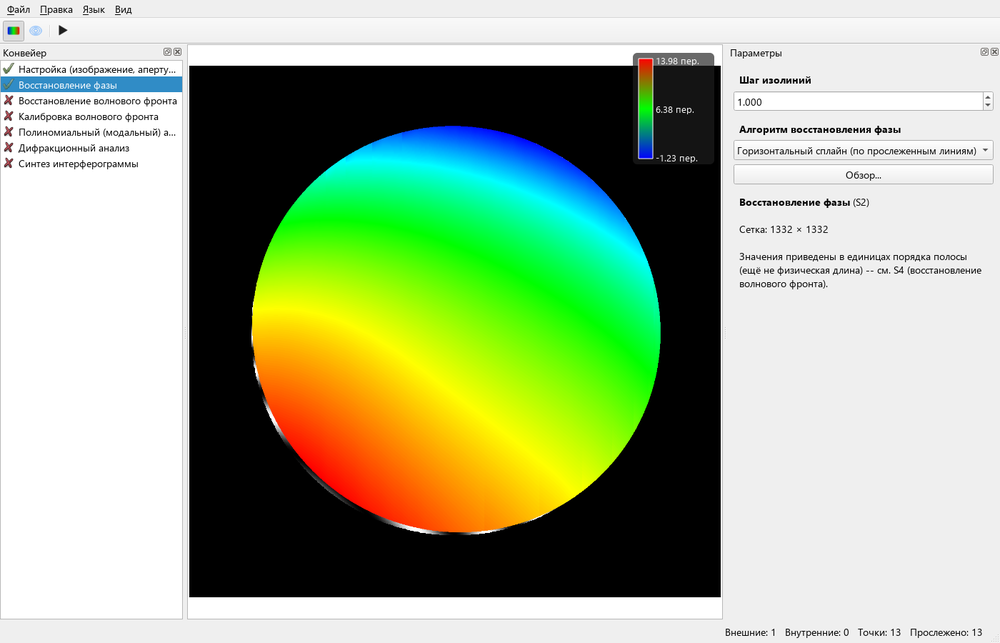
#> input picture notes/audit/scan360-phase-fixed.png, 1000 x 643 px, shrunk from 1400 x 900 before the run
$ python -i psi_real_series.py   (imports and definitions only)
#> lines starting #> are read from the running program, lines starting #| are printed output that depends on the picture; after the words box and inside, x2 and y2 are one past the last pixel; in counts of white or black regions, pixels touching at a corner belong together
"""Inspect an IDF series and compare the actual DigitQt PSI modes/apertures.

Requires numpy, scipy, Pillow, matplotlib and a built psi_check. All generated
files go to --output. Original frames/IDF are read only. No ground-truth accuracy
is inferred from residuals on real images.
"""
import argparse
import json
import os
from pathlib import Path
import subprocess

import matplotlib
# [1 line not run here, left out]
import matplotlib.pyplot as plt
import numpy as np
from PIL import Image
from scipy import ndimage, optimize


def disk_fit(image, foreground_level=30):
    # Appropriate only for this dataset's bright circular pupil on dark backing.
    foreground = image > foreground_level
    labels, _ = ndimage.label(foreground)
    counts = np.bincount(labels.ravel())
    counts[0] = 0
    pupil = ndimage.binary_fill_holes(labels == counts.argmax())
    edge = pupil & ~ndimage.binary_erosion(pupil)
    y, x = np.nonzero(edge)
    start = [x.mean(), y.mean(), np.sqrt(pupil.sum()/np.pi)]
    fit = optimize.least_squares(
        lambda p: np.hypot(x-p[0], y-p[1])-p[2], start, loss="soft_l1", f_scale=1)
    return fit.x, pupil


# [97 lines left out: function main, not called in this run]


# [2 lines not run here, left out]

>>> import cv2
>>> picture = cv2.imread('scan360-phase-fixed.png', cv2.IMREAD_GRAYSCALE)
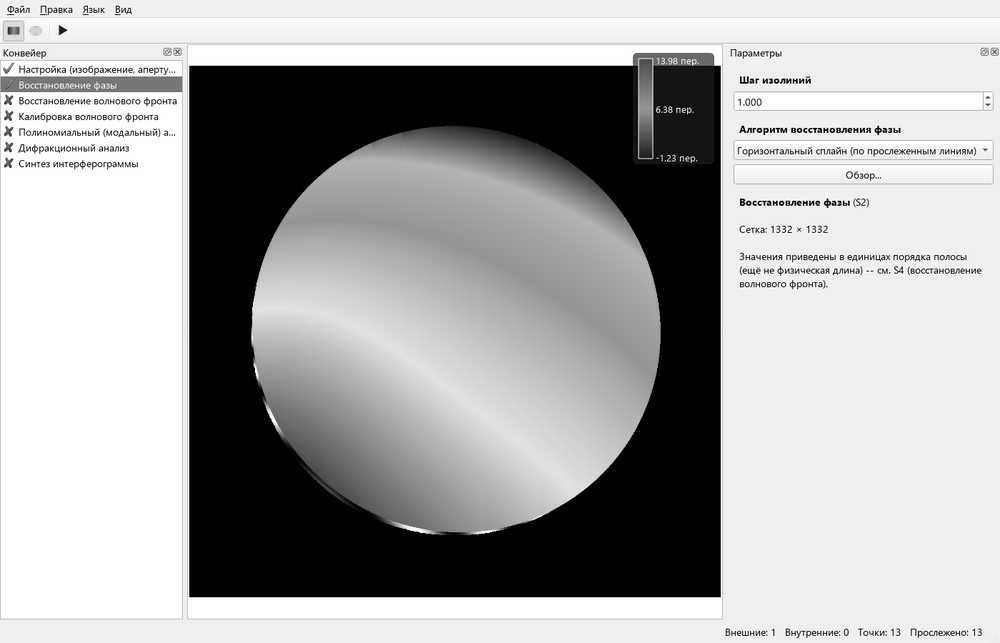
#> picture: shape (643, 1000); min 0, max 255, mean 169.3
>>> result = disk_fit(picture)
#> in disk_fit, `foreground = image > foreground_level`:
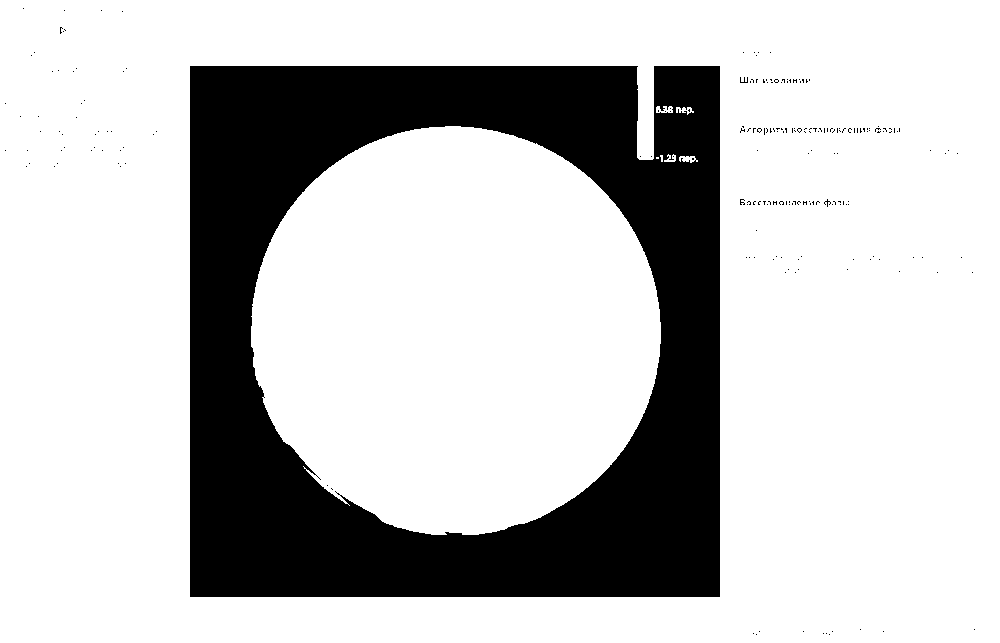
#> foreground: shape (643, 1000) bool; 76.9% white; 210 black regions (208 under 20 px), largest, box (x1, y1, x2, y2) and area: (190, 66, 720, 597) 148053, (740, 77, 748, 83) 23
#> in disk_fit, `labels, _ = ndimage.label(foreground)`:
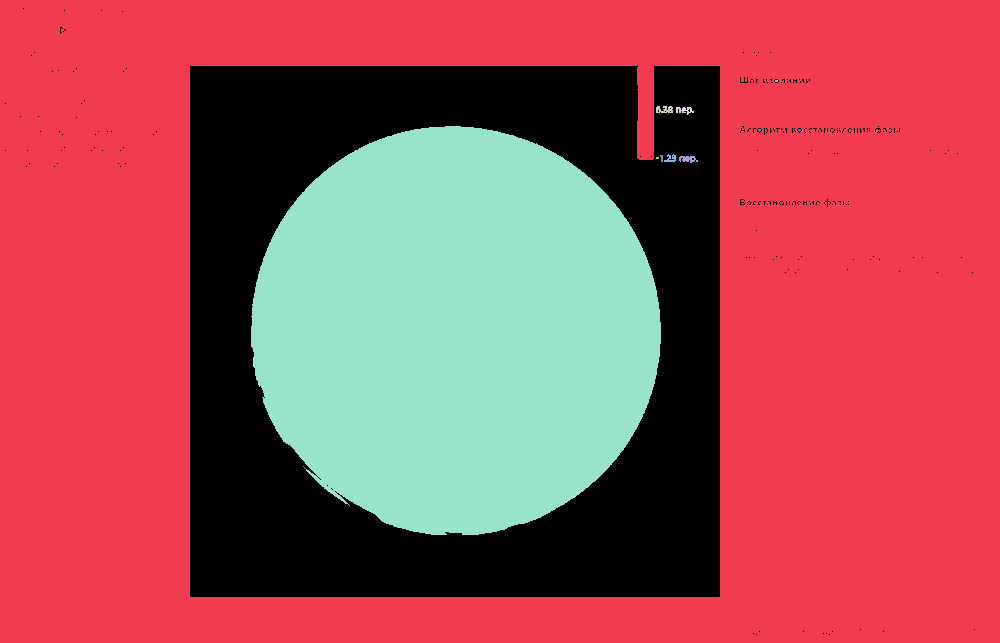
#> labels: shape (643, 1000) int32; 17 distinct labels, from 0 to 16; one colour per label, 0 black
#> in disk_fit, `counts = np.bincount(labels.ravel())`: counts = 17 values, max 362528 at index 1, min 1 at index 13, mean 37823.5
#> in disk_fit, `pupil = ndimage.binary_fill_holes(labels == counts.argmax())`: pupil: shape (643, 1000) bool; every value is 1
#> in disk_fit, `edge = pupil & ~ndimage.binary_erosion(pupil)`:
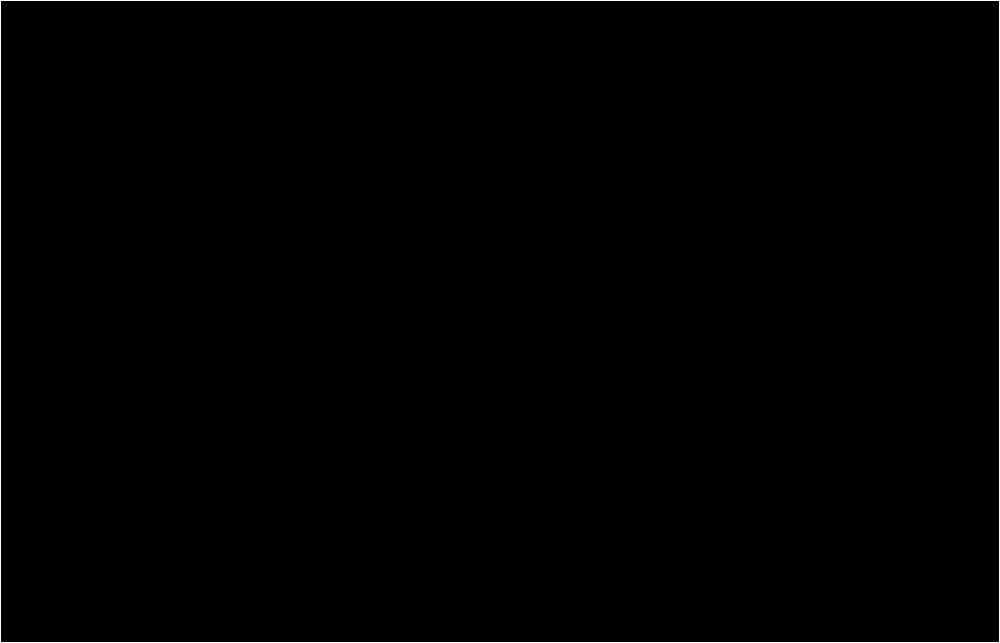
#> edge: shape (643, 1000) bool; 0.51% white in thin lines or dots
#> in disk_fit, `y, x = np.nonzero(edge)`: y = 3282 values from 0 to 642; x = 3282 values, max 999 at index 999, min 0 at index 0, mean 499.5
#> in disk_fit, `start = [x.mean(), y.mean(), np.sqrt(pupil.sum()/np.pi)]`: start = [499.5, 321, 452.4]
#> in disk_fit, `fit = optimize.least_squares( lambda p: np.hypot(x-p[0], y-p[1])-p[2],..`: fit = 12 items
